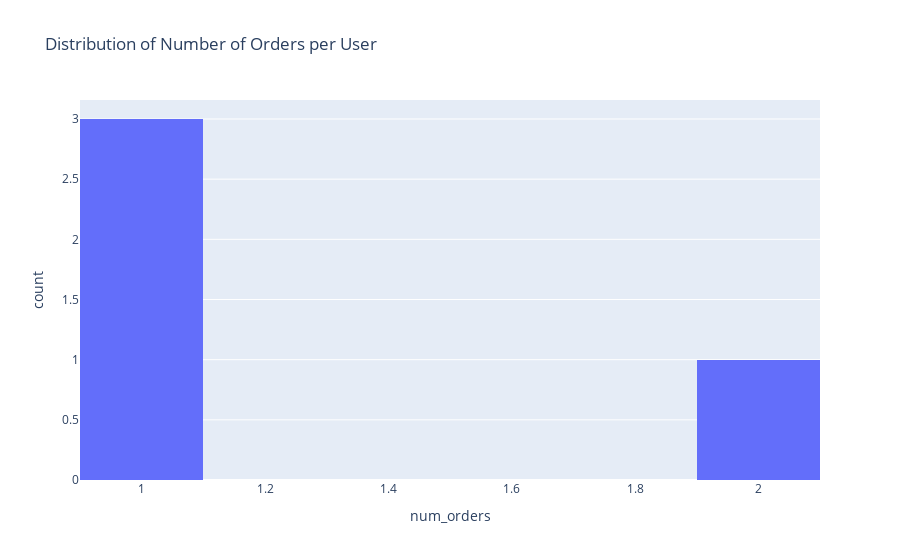

This figure's notebook cell:
### Markdown cell above
# Number of orders per user

### Code cell
orders_per_user = df.groupby("user_id").size().reset_index(name="num_orders")

fig2 = px.histogram(
    orders_per_user,
    x="num_orders",
    nbins=10,
    title="Distribution of Number of Orders per User"
)
fig2.show()

### Figure 1 — Plotly figure (JSON) as saved in the notebook; plotly's stock layout.template omitted (floating-point values rounded to 4 significant figures)
{"data": [{"bingroup": "x", "hovertemplate": "num_orders=%{x}<br>count=%{y}<extra></extra>", "legendgroup": "", "marker": {"color": "#636efa", "pattern": {"shape": ""}}, "name": "", "nbinsx": 10, "orientation": "v", "showlegend": false, "type": "histogram", "x": [2, 1, 1, 1], "xaxis": "x", "yaxis": "y"}], "layout": {"barmode": "relative", "legend": {"tracegroupgap": 0}, "title": {"text": "Distribution of Number of Orders per User"}, "xaxis": {"anchor": "y", "domain": [0, 1], "title": {"text": "num_orders"}}, "yaxis": {"anchor": "x", "domain": [0, 1], "title": {"text": "count"}}}}
